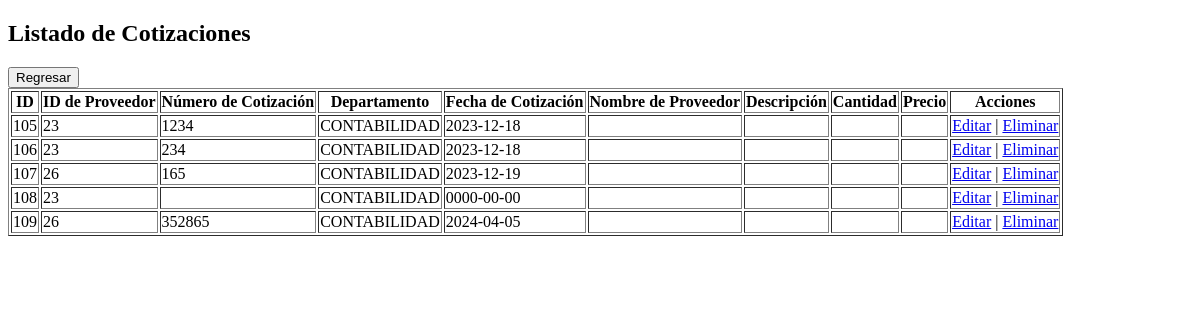
/cotizaciones/read_cotizacion.php, run on an earlier commit of the app's database.
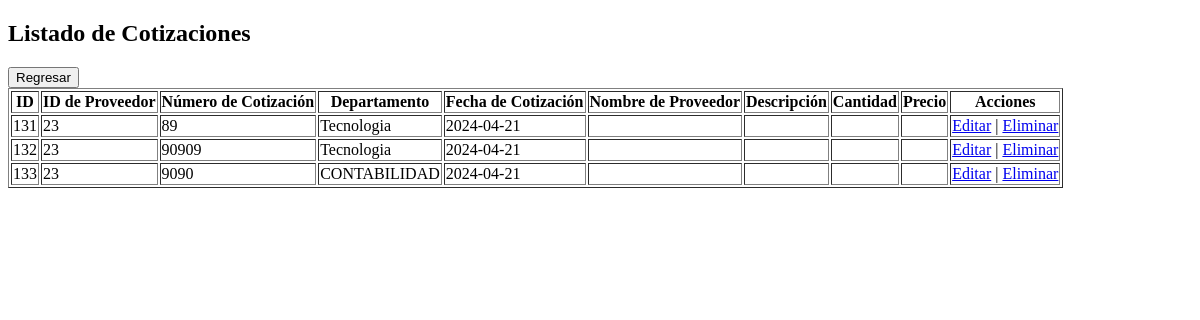
And on a later commit of the database.
### tables this page shows
CREATE TABLE `tbl_cotizacion` (
  `ID_COTIZACION` int(11) NOT NULL AUTO_INCREMENT,
  `ID` int(11) DEFAULT NULL,
  `ID_PROVEEDOR` int(11) DEFAULT NULL,
  `NUMERO_COTIZACION` varchar(20) DEFAULT NULL,
  `DEPARTAMENTO` varchar(100) NOT NULL,
  `FECHA_COTIZACION` date DEFAULT NULL,
  `ESTADO` varchar(255) NOT NULL,
  `URL` varchar(255) NOT NULL,
  `FECHA_CREACION` timestamp NOT NULL DEFAULT current_timestamp(),
  `FECHA_MODIFICACION` timestamp NOT NULL DEFAULT current_timestamp() ON UPDATE current_timestamp(),
  `CREADO_POR` varchar(255) DEFAULT NULL,
  `MODIFICADO_POR` varchar(255) DEFAULT NULL,
  PRIMARY KEY (`ID_COTIZACION`),
  KEY `ID_PROVEEDOR` (`ID_PROVEEDOR`),
  KEY `tbl_solicitudes_tbl_cotizacion` (`ID`),
  CONSTRAINT `tbl_cotizacion_ibfk_1` FOREIGN KEY (`ID_PROVEEDOR`) REFERENCES `tbl_proveedores` (`ID_PROVEEDOR`)
);

### cotizaciones/read_cotizacion.php (the view, shortened to what this page needs)
<?php
include 'db_connection.php';
$sql = "SELECT * FROM tbl_cotizacion";
$result = $conn->query($sql);
?>
<!DOCTYPE html>
<html>
<head>
</head>
<body>
    <h2>Listado de Cotizaciones</h2>
    <a href="read_solicitud.php"><button>Regresar</button></a>
    <table border="1">
        <tr>
            <th>ID</th>
            <th>ID de Proveedor</th>
            <th>Número de Cotización</th>
            <th>Departamento</th>
            <th>Fecha de Cotización</th>
            <th>Nombre de Proveedor</th>
            <th>Descripción</th>
            <th>Cantidad</th>
            <th>Precio</th>
            <th>Acciones</th>
        </tr>
        <?php
        if ($result->num_rows > 0) {
            while ($row = $result->fetch_assoc()) {
                echo "<tr>";
                echo "<td>" . $row["ID_COTIZACION"] . "</td>";
                echo "<td>" . $row["ID_PROVEEDOR"] . "</td>";
                echo "<td>" . $row["NUMERO_COTIZACION"] . "</td>";
                echo "<td>" . $row["DEPARTAMENTO"] . "</td>";
                echo "<td>" . $row["FECHA_COTIZACION"] . "</td>";
                echo "<td>" . $row["NOMBRE_PROVEEDOR"] . "</td>";
                echo "<td>" . $row["DESCRIPCION"] . "</td>";
                echo "<td>" . $row["CANTIDAD"] . "</td>";
                echo "<td>" . $row["PRECIO"] . "</td>";
                echo "<td>
                      <a href='update_cotizacion.php?id=" . $row["ID_COTIZACION"] . "'>Editar</a> |
                      <a href='delete_cotizacion.php?id=" . $row["ID_COTIZACION"] . "'>Eliminar</a>
                      </td>";
                echo "</tr>";
            }
        } else {
            echo "No se encontraron registros.";
        }
        ?>
    </table>
</body>
</html>

What changed in the data, as far as the page shows it:
removed tbl_cotizacion: ID_COTIZACION "105", ID_PROVEEDOR "23", NUMERO_COTIZACION "1234", DEPARTAMENTO "CONTABILIDAD", FECHA_COTIZACION "2023-12-18"
removed tbl_cotizacion: ID_COTIZACION "106", ID_PROVEEDOR "23", NUMERO_COTIZACION "234", DEPARTAMENTO "CONTABILIDAD", FECHA_COTIZACION "2023-12-18"
removed tbl_cotizacion: ID_COTIZACION "107", ID_PROVEEDOR "26", NUMERO_COTIZACION "165", DEPARTAMENTO "CONTABILIDAD", FECHA_COTIZACION "2023-12-19"
removed tbl_cotizacion: ID_COTIZACION "108", ID_PROVEEDOR "23", DEPARTAMENTO "CONTABILIDAD", FECHA_COTIZACION "0000-00-00"
removed tbl_cotizacion: ID_COTIZACION "109", ID_PROVEEDOR "26", NUMERO_COTIZACION "352865", DEPARTAMENTO "CONTABILIDAD", FECHA_COTIZACION "2024-04-05"
added tbl_cotizacion: ID_COTIZACION "131", ID_PROVEEDOR "23", NUMERO_COTIZACION "89", DEPARTAMENTO "Tecnologia", FECHA_COTIZACION "2024-04-21"
added tbl_cotizacion: ID_COTIZACION "132", ID_PROVEEDOR "23", NUMERO_COTIZACION "90909", DEPARTAMENTO "Tecnologia", FECHA_COTIZACION "2024-04-21"
added tbl_cotizacion: ID_COTIZACION "133", ID_PROVEEDOR "23", NUMERO_COTIZACION "9090", DEPARTAMENTO "CONTABILIDAD", FECHA_COTIZACION "2024-04-21"
